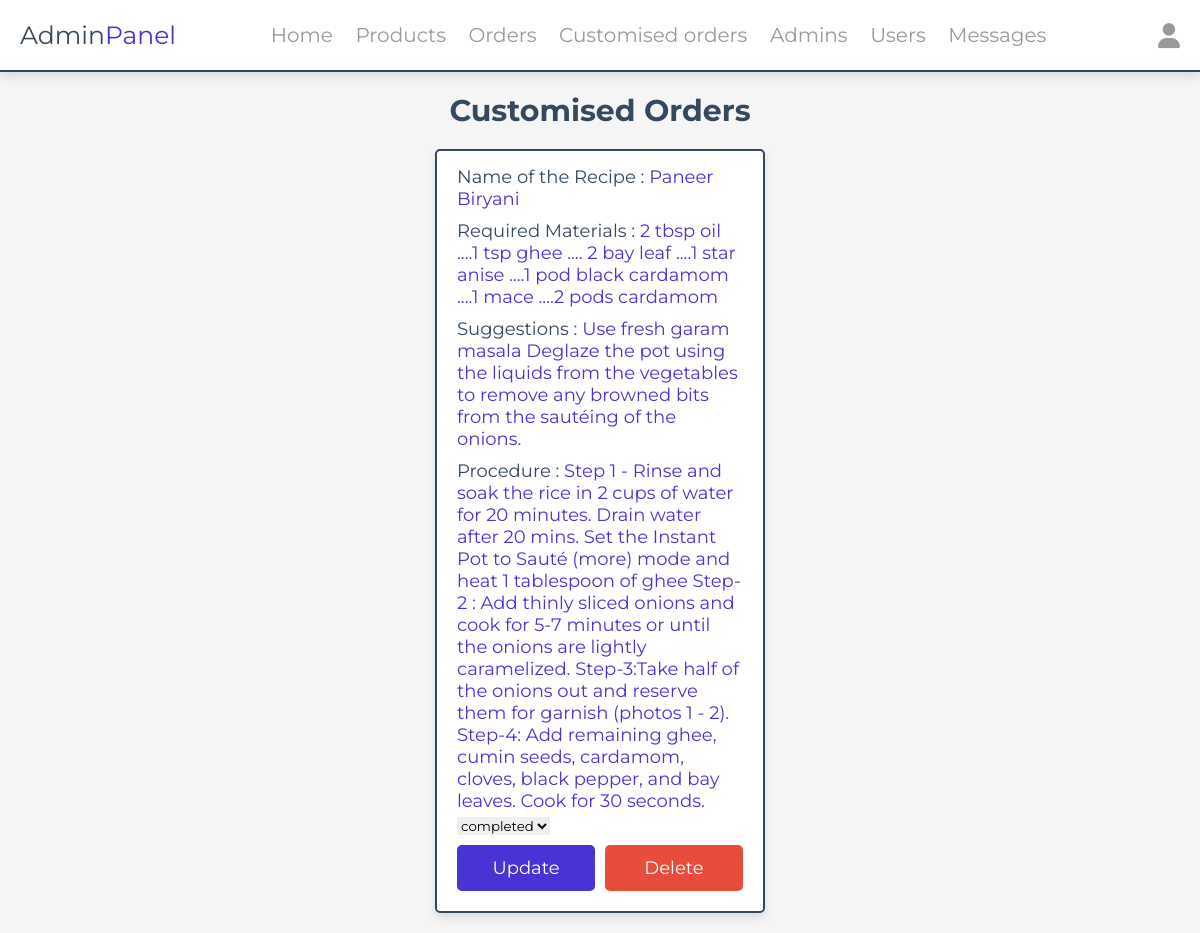
The page /admin/cuorder.php (signed in) on the database its author committed.
### tables this page shows
CREATE TABLE `custom_orders` (
  `user_id` int(100) NOT NULL,
  `name` varchar(100) NOT NULL,
  `req` varchar(500) NOT NULL,
  `suggestions` varchar(500) NOT NULL,
  `procedure1` varchar(1000) NOT NULL,
  `payment_status` varchar(20) NOT NULL
);

### admin/cuorder.php (the view, shortened to what this page needs)
<?php
include '../components/connect.php';
?>
<!DOCTYPE html>
<html lang="en">
<head>
   <link rel="stylesheet" href="https://cdnjs.cloudflare.com/ajax/libs/font-awesome/6.1.1/css/all.min.css">
   <link rel="stylesheet" href="../css/admin_style.css">
</head>
<body>
<?php include '../components/admin_header.php' ?>
<section class="messages">
   <h1 class="heading">Customised Orders</h1>
   <div class="box-container">
   <?php
      $select_custom_orders = $conn->prepare("SELECT * FROM `custom_orders`");
      $select_custom_orders->execute();
      if($select_custom_orders->rowCount() > 0){
         while($fetch_custom_orders = $select_custom_orders->fetch(PDO::FETCH_ASSOC)){
   ?>
   <div class="box">
      <p> Name of the Recipe  : <span><?= $fetch_custom_orders['name']; ?></span> </p>
      <p> Required Materials : <span><?= $fetch_custom_orders['req']; ?></span> </p>
      <p> Suggestions : <span><?= $fetch_custom_orders['suggestions']; ?></span> </p>
      <p> Procedure : <span><?= $fetch_custom_orders['procedure1']; ?></span> </p>
      <form action="" method="POST">
         <select name="payment_status" class="drop-down">
            <option value="" selected disabled><?= $fetch_custom_orders['payment_status']; ?></option>
         </select>
         <div class="flex-btn">
            <input type="submit" value="update" class="btn" name="update_payment">
            <a href="cuorder.php?delete=<?= $fetch_custom_orders['user_id']; ?>" class="delete-btn" onclick="return confirm('delete this Customised order?');">delete</a>
         </div>
      </form>
   </div>
   <?php
         }
      }else{
         echo '<p class="empty">you have no Orders</p>';
      }
   ?>
   </div>
</section>
</body>
</html>

### css/admin_style.css (style rules this page uses)
:root { --main-color:#4834d4; --red:#e74c3c; --orange:#f39c12; --black:#34495e; --white:#fff; --light-bg:#f5f5f5; --light-color:#999; --border:.2rem solid var(--black); --box-shadow:0 .5rem 1rem rgba(0,0,0,.1); }
* { font-family: 'Montserrat', sans-serif; margin:0; padding:0; box-sizing: border-box; text-decoration: none; outline: none; border:none; }
html { font-size: 62.5%; overflow-x: hidden; }
body { background-color: var(--light-bg); }
section { max-width: 1200px; margin:0 auto; padding:2rem; }
.btn, .delete-btn, .option-btn { display: block; margin-top: 1rem; border-radius: .5rem; cursor: pointer; width: 100%; font-size: 1.8rem; color:var(--white); padding:1.2rem 3rem; text-transform: capitalize; text-align: center; }
.btn { background-color: var(--main-color); }
.delete-btn { background-color: var(--red); }
.flex-btn { display: flex; gap:1rem; }
.heading { text-align: center; margin-bottom: 2rem; text-transform: capitalize; color:var(--black); font-size: 3rem; }
.messages .box-container { display: grid; grid-template-columns: repeat(auto-fit, 33rem); gap:1.5rem; justify-content: center; align-items: flex-start; }
.messages .box-container .box { background-color: var(--white); border-radius: .5rem; box-shadow: var(--box-shadow); border:var(--border); padding:2rem; padding-top: 1rem; }
.messages .box-container .box p { padding: .5rem 0; font-size: 1.8rem; color:var(--black); }
.messages .box-container .box p span { color:var(--main-color); }

### rows shown on the page
custom_orders: name "Paneer Biryani", req "2 tbsp oil ....1 tsp ghee .... 2 bay leaf ....1 star anise ....1 pod black cardamom ....1 mace ....2 pods cardamom", suggestions "Use fresh garam masala Deglaze the pot using the liquids from the vegetables to remove any browned bits from the sautéing of the onions.", procedure1 "Step 1 - Rinse and soak the rice in 2 cups of water for 20 minutes. Drain water after 20 mins. Set the Instant Pot to Sauté (more) mode and heat 1 tablespoon of ghee Step-2 : Add thinly sliced onions and cook for 5-7 minutes or until the onions are lightly caramelized. Step-3:Take half of the onions out and reserve them for garnish (photos 1 - 2). Step-4: Add remaining ghee, cumin seeds, cardamom, cloves, black pepper, and bay leaves. Cook for 30 seconds.", payment_status "completed"
